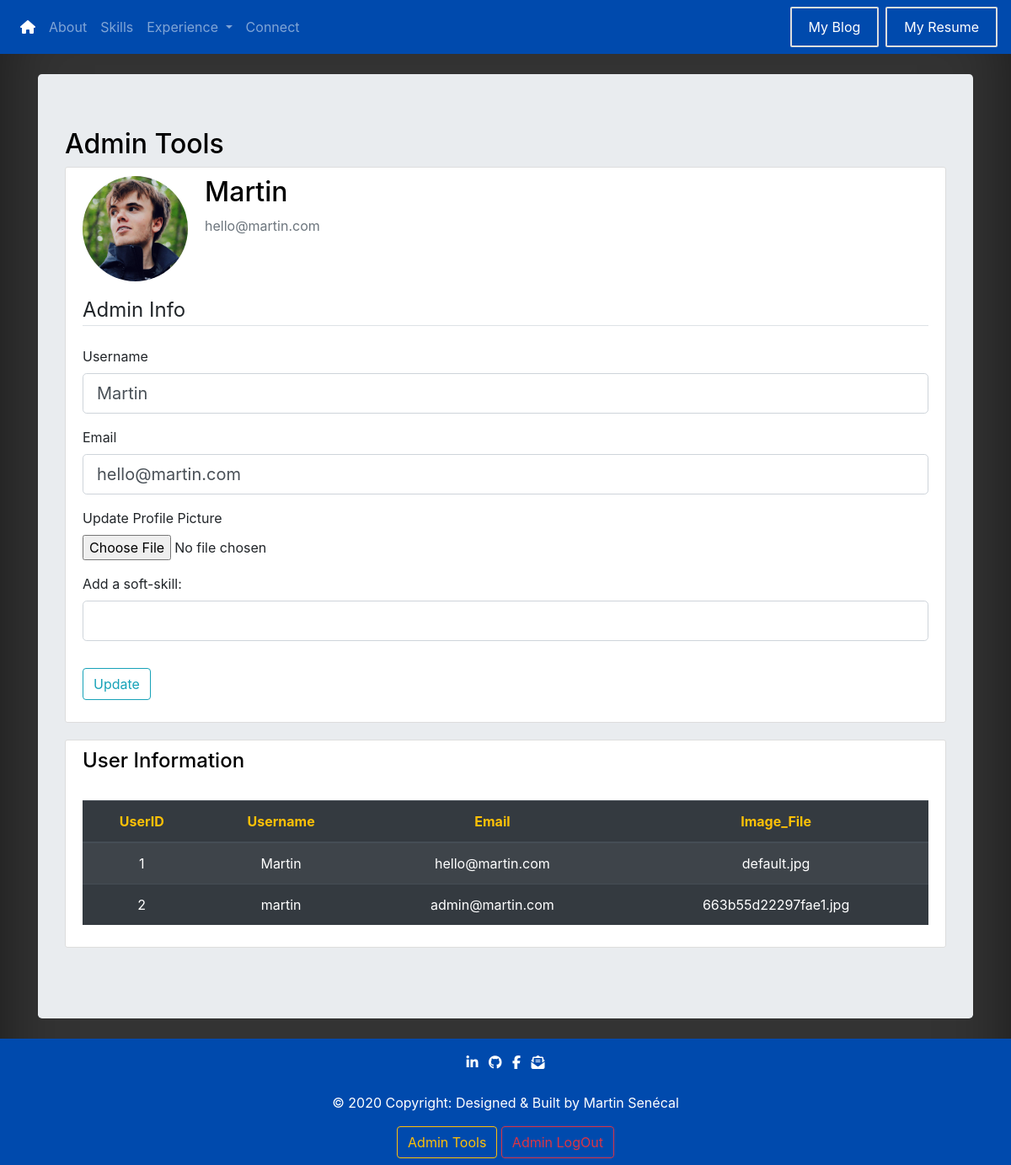
Page /admin (signed in) on the earlier database version.
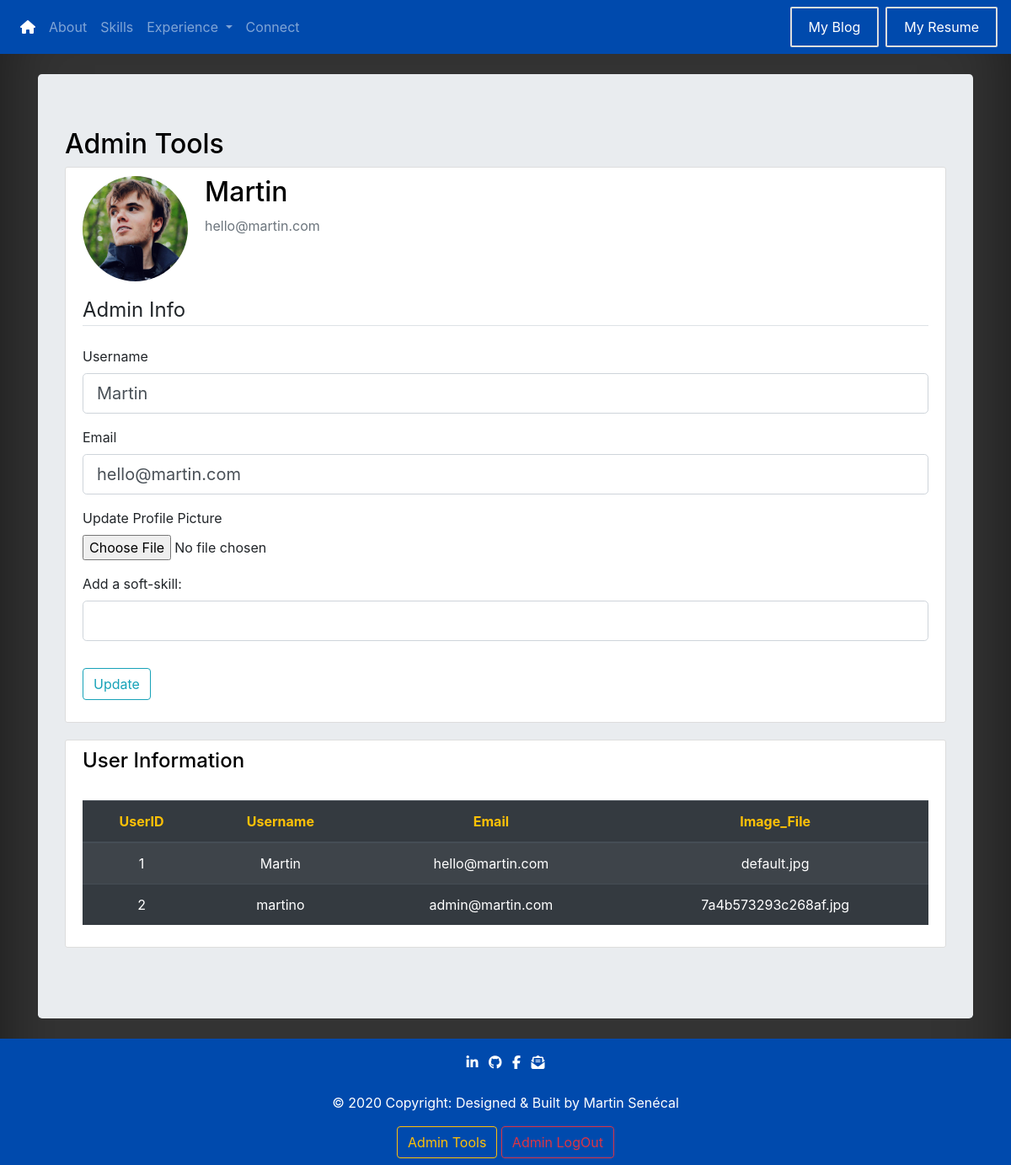
Same page on the later database version.
### portfolio/models.py (models this page shows, shortened)
class User(db.Model, UserMixin):
    id = db.Column(db.Integer, primary_key=True)  # Way to Identify User.
    username = db.Column(db.String(20), unique=True, nullable=False)  # Unique Username and Mandatory.
    email = db.Column(db.String(100), unique=True, nullable=False)  # Unique Email and Mandatory.
    image_file = db.Column(db.String(20), nullable=False, default='default.jpg')  # Profile Pictures.
    password = db.Column(db.String(60), nullable=False)  # Hash Password
    posts = db.relationship('Post', backref='author', lazy=True)  # Load Data from the same user.

### portfolio/routes.py (the view)
@app.route("/admin", methods=['GET', 'POST'])
@login_required
def admin():
    users = User.query.all()
    form = UpdateAdminForm()
    if form.validate_on_submit():
        if form.picture.data:
            picture_file = save_picture(form.picture.data)
            current_user.image_file = picture_file
        current_user.username = form.username.data
        current_user.email = form.email.data
        if form.skillName.data != "":
            skill = Skill(type='Soft', content=form.skillName.data)
            db.session.add(skill)
        db.session.commit()
        flash('Your account has been updated!', 'success')
        return redirect(url_for('admin'))
    elif request.method == 'GET':
        form.username.data = current_user.username
        form.email.data = current_user.email
        form.skillName.data = ""
    image_file = url_for('static', filename='profile_pics/' + current_user.image_file)
    return render_template('admin.html', image_file=image_file, form=form, users=users)

### portfolio/forms.py (shortened to what this page needs)
class UpdateAdminForm(FlaskForm):
    username = StringField('Username',
                           validators=[DataRequired(), Length(min=2, max=20)])
    email = StringField('Email',
                        validators=[DataRequired(), Email()])
    picture = FileField('Update Profile Picture', validators=[FileAllowed(['jpg', 'png'])])
    skillName = StringField('Add a soft-skill:', validators=[Length(min=0, max=78)])
    submit = SubmitField('Update')

### portfolio/models.py (called while the page is built)
@login_manager.user_loader
def load_user(user_id):
    return User.query.get(int(user_id))

### portfolio/templates/admin.html (shortened to what the changed rows need)
{% extends "base.html" %}
{% block body %}
    <div class="container jumbotron my-4">
        <h2>Admin Tools</h2>
        <div class="content-section">
            <div class="media">
                <div class="media-body">
                    <h2 class="account-heading">{{ current_user.username }}</h2>
                </div>
            </div>
        </div>
        <div class="content-section">
            <br>
            <table class="table table-striped table-dark">
                <thead>
                <tr>
                    <th class="text-warning" scope="col">UserID</th>
                    <th class="text-warning" scope="col">Username</th>
                    <th class="text-warning" scope="col">Email</th>
                    <th class="text-warning" scope="col">Image_File</th>
                </tr>
                </thead>
                <tbody>
                {% for user in users %}
                    <tr>
                        <td class="text-white">{{ user.id }}</td>
                        <td class="text-white">{{ user.username }}</td>
                        <td class="text-white">{{ user.email }}</td>
                        <td class="text-white">{{ user.image_file }}</td>
                    </tr>
                {% endfor %}
                </tbody>
            </table>
        </div>
    </div>
{% endblock %}

Differences in the rows shown:
changed User "admin@martin.com": username "martin" → "martino"; image_file "663b55d22297fae1.jpg" → "7a4b573293c268af.jpg"
